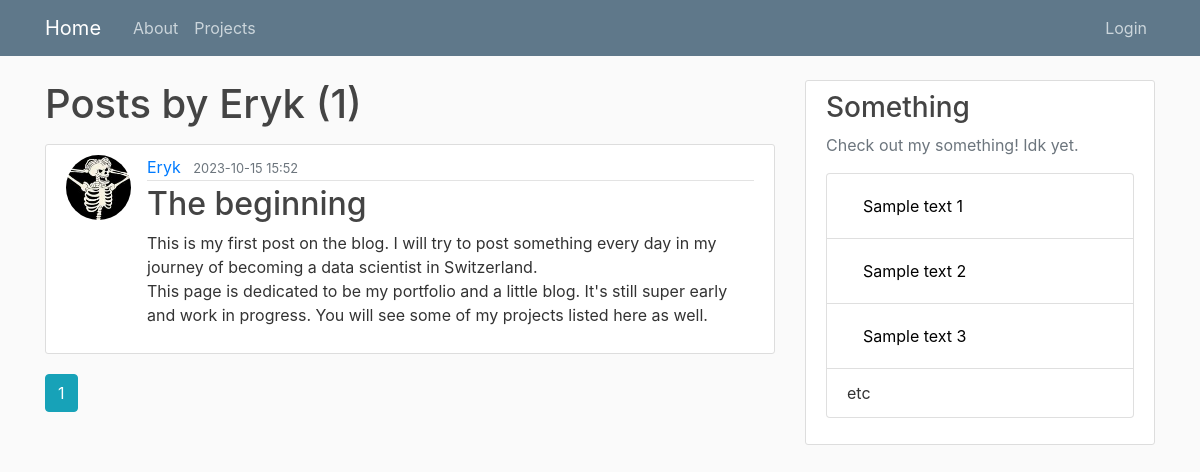
Before: /user/Eryk with the older database file.
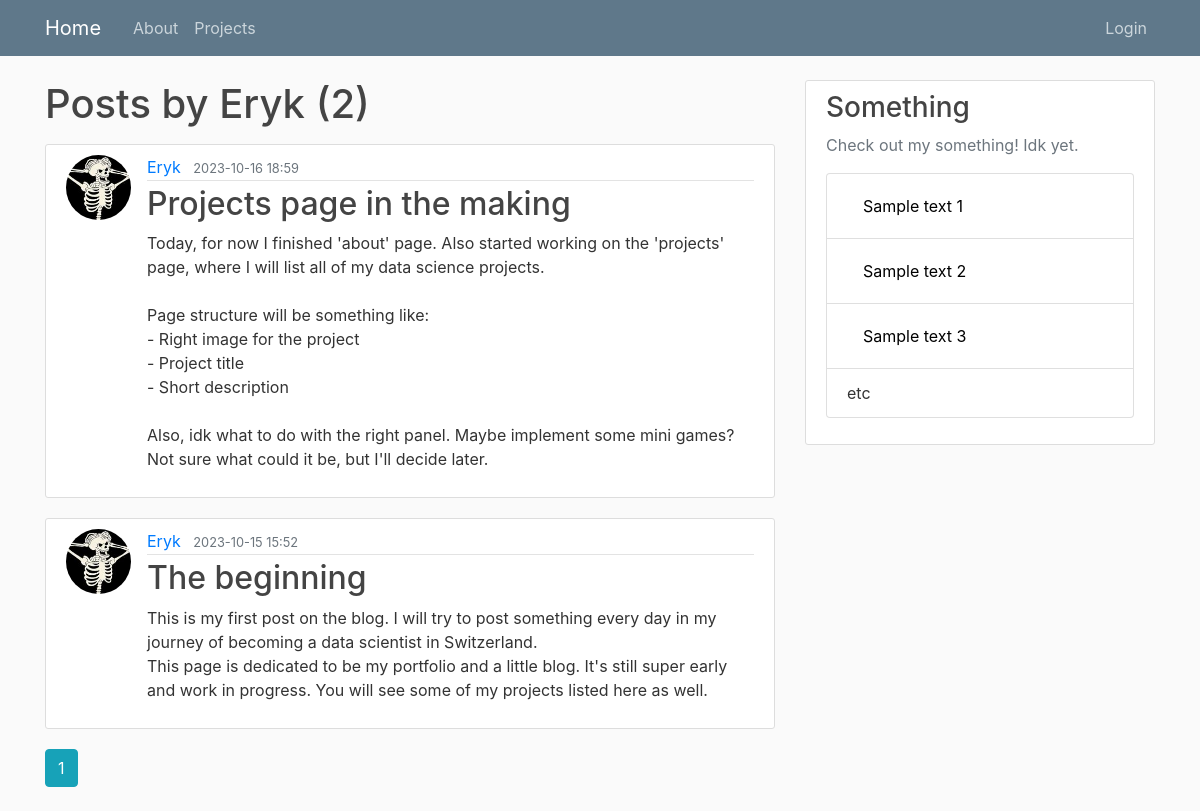
After: the same page with the newer database file.
### blog/models.py (models this page shows, shortened)
class Post(db.Model):
    id = db.Column(db.Integer, primary_key=True)
    title = db.Column(db.String(100), nullable=False)
    date_posted = db.Column(db.DateTime, nullable=False, default=datetime.utcnow)
    content = db.Column(db.Text, nullable=False)
    user_id = db.Column(db.Integer, db.ForeignKey('user.id'), nullable=False)

class User(db.Model, UserMixin):
    id = db.Column(db.Integer, primary_key=True)
    username = db.Column(db.String(20), unique=True, nullable=False)
    email = db.Column(db.String(120), unique=True, nullable=False)
    image_file = db.Column(db.String(20), nullable=False, default='default.jpg')
    password = db.Column(db.String(60), nullable=False)
    posts = db.relationship('Post', backref='author', lazy=True)

### blog/users/routes.py (the view)
@users.route("/user/<string:username>")
def user_posts(username):
	page = request.args.get('page', default=1, type=int)
	user = User.query.filter_by(username=username).first_or_404()
	posts = Post.query.filter_by(author=user).order_by(Post.date_posted.desc()).paginate(page=page, per_page=5)
	return render_template('user_posts.html', posts=posts, user=user)

### blog/templates/user_posts.html
{% extends "layout.html" %}
{% block content %}
    <h1 class="mb-3">Posts by {{ user.username }} ({{ posts.total }})</h1>
    {% for post in posts.items %}
        <article class="media content-section">
            <img class="rounded-circle article-img" src="{{ url_for('static', filename='profile_pics/' + post.author.image_file) }}">
            <div class="media-body">
                <div class="article-metadata">
                    <a class="mr-2" href="{{ url_for('users.user_posts', username=post.author.username) }}" style="text-decoration: none;">{{ post.author.username }}</a>
                    <small class="text-muted">{{ post.date_posted.strftime('%Y-%m-%d %H:%M') }}</small>
                </div>
                <h2><a class="article-title" href="{{ url_for('posts.post', post_id=post.id) }}" style="text-decoration: none;">{{ post.title }}</a></h2>
                <p class="article-content">{{ post.content }}</p>
            </div>
        </article>
    {% endfor %}
    {% for page_num in posts.iter_pages(left_edge=1, right_edge=1, left_current=1, right_current=1) %}
        {% if page_num %}
            {% if posts.page == page_num %}
                <a class="btn btn-info mb-4" href="{{ url_for('users.user_posts', username=user.username, page=page_num) }}">{{ page_num }}</a>
            {% else %}
                <a class="btn btn-outline-info mb-4" href="{{ url_for('users.user_posts', username=user.username, page=page_num) }}">{{ page_num }}</a>
            {% endif %}
        {% else %}
            ...
        {% endif %}
    {% endfor %}
{% endblock content %}

Changed rows visible on the page:
added Post: image_file (picture), author.username "Eryk", date_posted "2023-10-16 18:59", title "Projects page in the making", content "Today, for now I finished 'about' page. Also started working on the 'projects' page, where I will list all of my data science projects. Page structure will be something like: - Right image for the project - Project title - Short description Also, idk what to do with the right panel. Maybe implement some mini games? Not sure what could it be, but I'll decide later."
Other visible differences:
{{ posts.total }}: "1" → "2"
